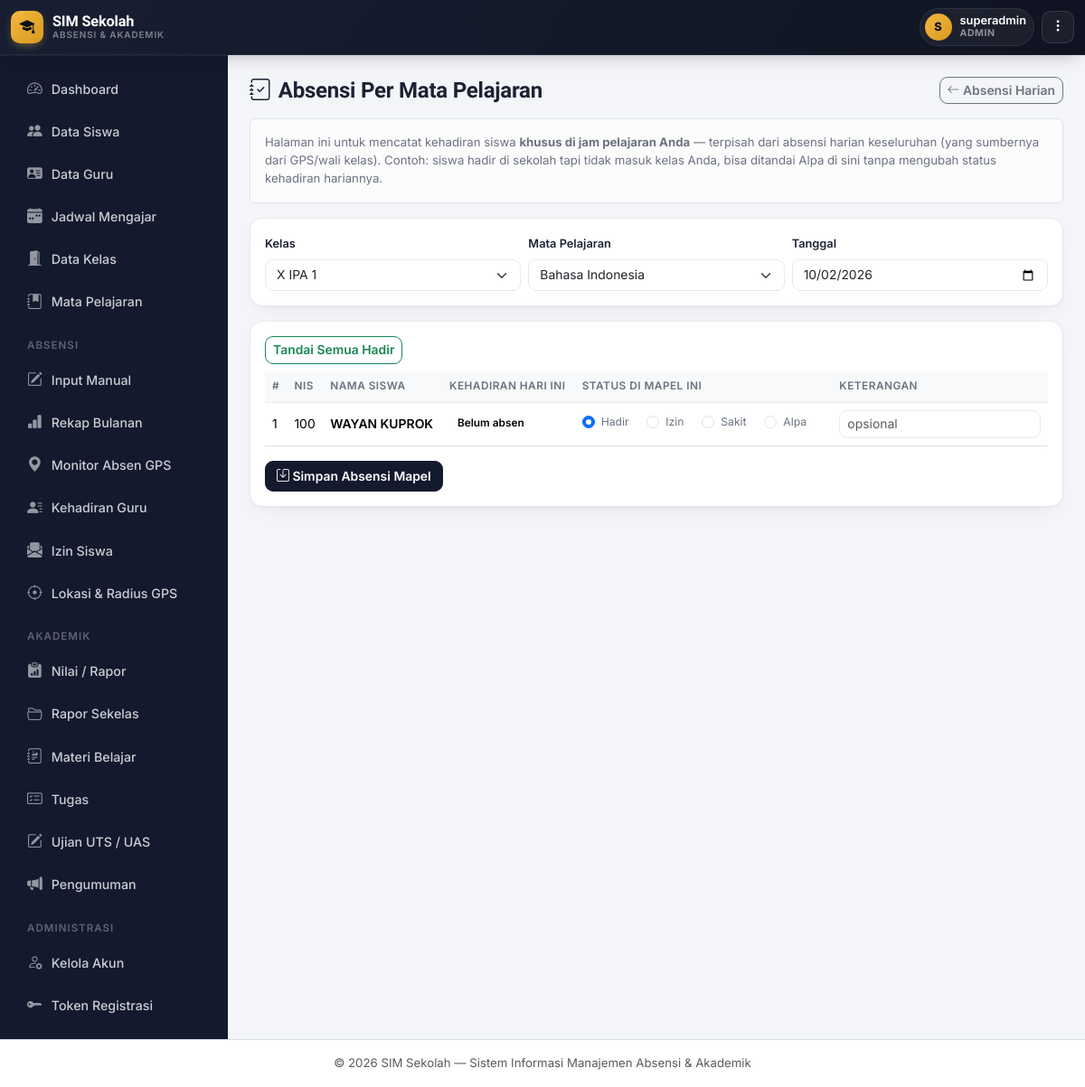
The page /absensi/mapel.php (signed in) on the database its author committed.
### tables this page shows
CREATE TABLE `siswa` (
  `id` int NOT NULL,
  `nis` varchar(20) NOT NULL,
  `nisn` varchar(20) DEFAULT NULL,
  `nama_lengkap` varchar(100) NOT NULL,
  `jenis_kelamin` enum('L','P') NOT NULL,
  `tempat_lahir` varchar(50) DEFAULT NULL,
  `tanggal_lahir` date DEFAULT NULL,
  `agama` varchar(30) DEFAULT NULL,
  `alamat` text,
  `no_hp` varchar(20) DEFAULT NULL,
  `email` varchar(100) DEFAULT NULL,
  `nama_ayah` varchar(100) DEFAULT NULL,
  `nama_ibu` varchar(100) DEFAULT NULL,
  `no_hp_ortu` varchar(20) DEFAULT NULL,
  `pekerjaan_ortu` varchar(50) DEFAULT NULL,
  `foto` varchar(255) DEFAULT NULL,
  `kelas_id` int DEFAULT NULL,
  `status` enum('Aktif','Pindah','Lulus','Keluar') DEFAULT 'Aktif',
  `tanggal_masuk` date DEFAULT NULL,
  `created_at` timestamp NULL DEFAULT CURRENT_TIMESTAMP
);

### includes/functions.php (called while the page is built, shortened)
<?php
function clean($str) {
    return htmlspecialchars(trim($str ?? ''), ENT_QUOTES, 'UTF-8');
}

### absensi/mapel.php (the view, shortened to what this page needs)
<?php
require_once __DIR__ . '/../includes/auth.php';
$kelasList = $pdo->query("SELECT * FROM kelas ORDER BY tingkat, nama_kelas")->fetchAll();
$mapelList = $pdo->query("SELECT * FROM mata_pelajaran ORDER BY nama_mapel")->fetchAll();
$kelas_id = $_GET['kelas_id'] ?? ($kelasList[0]['id'] ?? '');
$mapel_id = $_GET['mapel_id'] ?? ($mapelList[0]['id'] ?? '');
$tanggal  = $_GET['tanggal'] ?? date('Y-m-d');
$siswaKelas = [];
if ($kelas_id && $mapel_id) {
    $stmt = $pdo->prepare("
        SELECT s.id, s.nis, s.nama_lengkap,
               am.status AS status_mapel, am.keterangan AS keterangan_mapel,
               a.status AS status_harian
        FROM siswa s
        LEFT JOIN absensi_mapel am ON am.siswa_id = s.id AND am.mapel_id = ? AND am.tanggal = ?
        LEFT JOIN absensi a ON a.siswa_id = s.id AND a.tanggal = ?
        WHERE s.kelas_id = ? AND s.status = 'Aktif'
        ORDER BY s.nama_lengkap
    ");
    $stmt->execute([$mapel_id, $tanggal, $tanggal, $kelas_id]);
    $siswaKelas = $stmt->fetchAll();
}
include __DIR__ . '/../includes/header.php';
?>
<div class="d-flex justify-content-between align-items-center mb-3 flex-wrap gap-2">
  <h4 class="fw-bold mb-0"><i class="bi bi-journal-check me-2"></i>Absensi Per Mata Pelajaran</h4>
  <a href="index.php" class="btn btn-outline-secondary btn-sm"><i class="bi bi-arrow-left"></i> Absensi Harian</a>
</div>
<div class="alert alert-light border small">
  Halaman ini untuk mencatat kehadiran siswa <strong>khusus di jam pelajaran Anda</strong> — terpisah dari absensi harian keseluruhan (yang sumbernya dari GPS/wali kelas). Contoh: siswa hadir di sekolah tapi tidak masuk kelas Anda, bisa ditandai Alpa di sini tanpa mengubah status kehadiran hariannya.
</div>
<div class="card p-3 mb-3">
  <form method="GET" class="row g-2">
    <div class="col-md-4">
      <label class="form-label small">Kelas</label>
      <select name="kelas_id" class="form-select" onchange="this.form.submit()">
        <?php foreach ($kelasList as $k): ?>
          <option value="<?= $k['id'] ?>" <?= (string)$kelas_id === (string)$k['id'] ? 'selected' : '' ?>><?= clean($k['nama_kelas']) ?></option>
        <?php endforeach; ?>
      </select>
    </div>
    <div class="col-md-4">
      <label class="form-label small">Mata Pelajaran</label>
      <select name="mapel_id" class="form-select" onchange="this.form.submit()">
        <?php foreach ($mapelList as $m): ?>
          <option value="<?= $m['id'] ?>" <?= (string)$mapel_id === (string)$m['id'] ? 'selected' : '' ?>><?= clean($m['nama_mapel']) ?></option>
        <?php endforeach; ?>
      </select>
    </div>
    <div class="col-md-4">
      <label class="form-label small">Tanggal</label>
      <input type="date" name="tanggal" class="form-control" value="<?= clean($tanggal) ?>" onchange="this.form.submit()">
    </div>
  </form>
</div>
<?php if ($kelas_id && $mapel_id): ?>
<div class="card p-3">
  <form method="POST">
    <div class="mb-2 d-flex gap-2">
      <button type="button" class="btn btn-sm btn-outline-success" onclick="setAllStatus('Hadir')">Tandai Semua Hadir</button>
    </div>
    <div class="table-responsive">
      <table class="table table-hover align-middle">
        <thead class="table-light">
          <tr><th>#</th><th>NIS</th><th>Nama Siswa</th><th>Kehadiran Hari Ini</th><th style="min-width:260px;">Status di Mapel Ini</th><th>Keterangan</th></tr>
        </thead>
        <tbody>
          <?php foreach ($siswaKelas as $i => $s): ?>
          <tr>
            <td><?= $i + 1 ?></td>
            <td><?= clean($s['nis']) ?></td>
            <td class="fw-semibold"><?= clean($s['nama_lengkap']) ?></td>
            <td class="small">
              <?= $s['status_harian'] ? badgeStatusAbsen($s['status_harian']) : "<span class='badge-soft'>Belum absen</span>" ?>
            </td>
            <td>
              <?php $statusNow = $s['status_mapel'] ?? 'Hadir'; ?>
              <?php foreach (['Hadir','Izin','Sakit','Alpa'] as $opt): ?>
                <div class="form-check form-check-inline">
                  <input class="form-check-input status-radio" type="radio" name="status[<?= $s['id'] ?>]" value="<?= $opt ?>" <?= $statusNow === $opt ? 'checked' : '' ?>>
                  <label class="form-check-label small"><?= $opt ?></label>
                </div>
              <?php endforeach; ?>
            </td>
            <td><input type="text" name="keterangan[<?= $s['id'] ?>]" class="form-control form-control-sm" value="<?= clean($s['keterangan_mapel'] ?? '') ?>" placeholder="opsional"></td>
          </tr>
          <?php endforeach; ?>
        </tbody>
      </table>
    </div>
    <?php if (!empty($siswaKelas)): ?>
      <button class="btn btn-primary"><i class="bi bi-save"></i> Simpan Absensi Mapel</button>
    <?php endif; ?>
  </form>
</div>
<?php endif; ?>
<?php include __DIR__ . '/../includes/footer.php'; ?>

### assets/css/style.css (style rules this page uses)
:root { --ink: #14173A; --ink-soft: #565B82; --bg: #F1F3FA; --surface: #FFFFFF; --line: #E4E7F2; --brand: #4338CA; --brand-2: #6D28D9; --brand-soft: #EEECFD; --gps: #0D9488; --gps-2: #0EA5A4; --gps-soft: #E1F5F3; --good: #16A34A; --good-soft: #E7F7ED; --warn: #D97706; --warn-soft: #FEF3E1; --bad: #DC2626; --bad-soft: #FCE8E7; --info: #2563EB; --info-soft: #E8EEFD; --radius-lg: 20px; --radius-md: 14px; --radius-sm: 9px; --shadow-1: 0 1px 2px rgba(20,23,58,.04), 0 8px 24px -12px rgba(20,23,58,.10); --shadow-2: 0 4px 10px rgba(20,23,58,.06), 0 16px 40px -16px rgba(20,23,58,.18); }
* { box-sizing: border-box; }
body { background: var(--bg); color: var(--ink); font-family: 'Inter', system-ui, sans-serif; font-size: .945rem; -webkit-font-smoothing: antialiased; }
h1, h2, h3, h4, h5, h6, .font-display { font-family: 'Sora', 'Inter', sans-serif; letter-spacing: -0.01em; color: var(--ink); }
a { text-decoration: none; }
small, .small { color: var(--ink-soft); }
.card { border: 1px solid var(--line); border-radius: var(--radius-md); box-shadow: var(--shadow-1); }
.badge-soft { border-radius: 999px; font-weight: 600; font-size: .74rem; padding: .38em .75em; }
.table { font-size: .87rem; }
.table thead th { font-size: .74rem; text-transform: uppercase; letter-spacing: .04em; color: var(--ink-soft); border-bottom: 1px solid var(--line); font-weight: 600; }
.table td, .table th { vertical-align: middle; }
.form-control, .form-select { border-radius: var(--radius-sm); border-color: var(--line); font-size: .89rem; }
.form-label { font-size: .82rem; font-weight: 600; color: var(--ink); }
.btn { border-radius: var(--radius-sm); font-weight: 600; font-size: .87rem; }
.btn-primary { background: var(--brand); border-color: var(--brand); }

### includes/theme_gov.php (style rules this page uses)
:root { --navy:#131A2E; --navy-2:#0B0F1D; --navy-3:#1C2540; --gold:#F4B740; --gold-soft:#FDF3DD; --bg:#F4F5F9; --surface:#FFFFFF; --line:#E7E9F1; --ink:#1C2233; --ink-soft:#6B7280; --brand:#131A2E; --brand-2:#0B0F1D; --brand-soft:#EEF0F8; --gps:#2563EB; --gps-soft:#EAF2FE; --good:#16A34A; --good-soft:#E7F6EC; --warn:#EA7A1B; --warn-soft:#FDEEE0; --bad:#DC2626; --bad-soft:#FCEAEA; --info:#2563EB; --info-soft:#EAF2FE; --r-lg:16px; --r-md:12px; --r-sm:9px; --sh-sm:0 1px 2px rgba(19,26,46,.04), 0 1px 3px rgba(19,26,46,.06); --sh-md:0 4px 10px -2px rgba(19,26,46,.08), 0 8px 24px -8px rgba(19,26,46,.10); --sh-lg:0 12px 28px -6px rgba(19,26,46,.16), 0 4px 10px -4px rgba(19,26,46,.10); --ease:cubic-bezier(.4,0,.2,1); }
* { scrollbar-width:thin; scrollbar-color:#C7CBDA transparent; }
body { background:var(--bg); color:var(--ink); font-family:'Inter',system-ui,sans-serif; }
.form-control, .form-select { border-radius:var(--r-sm); border-color:var(--line); font-size:.87rem; transition:border-color .15s, box-shadow .15s; }
.form-label { font-size:.8rem; font-weight:600; color:var(--ink); }

### rows shown on the page
siswa: nis "100", nama_lengkap "WAYAN KUPROK", opt "Hadir", opt "Izin", opt "Sakit", opt "Alpa"

### other values the page prints
$inisial "S"
$namaNow "superadmin"
$roleLabel "ADMIN"
$labelMenuIzin "Izin Siswa"
form field kelas_id "X IPA 1"
form field mapel_id "Bahasa Indonesia"
